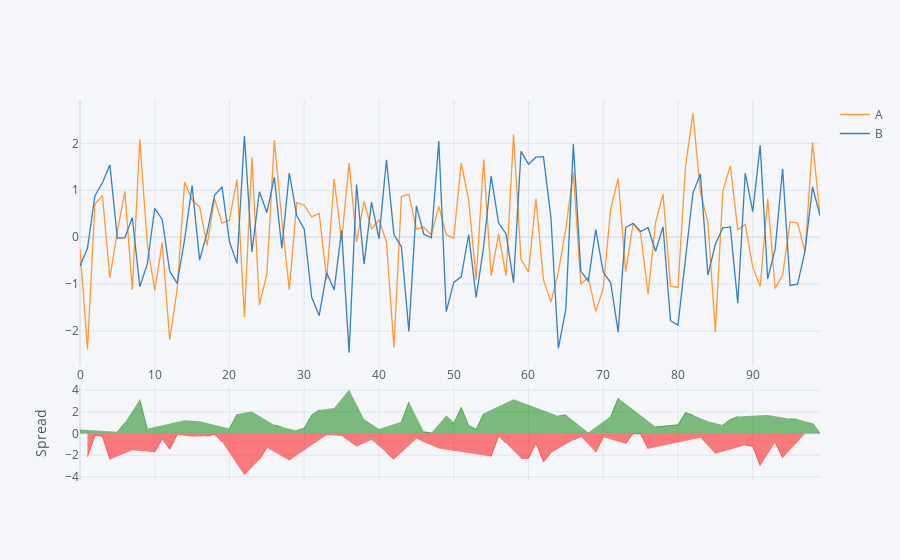

Write notebook code for a chart like this one.
### Code cell
# spread plots and subplots
df[['A','B']].iplot(kind='spread')
